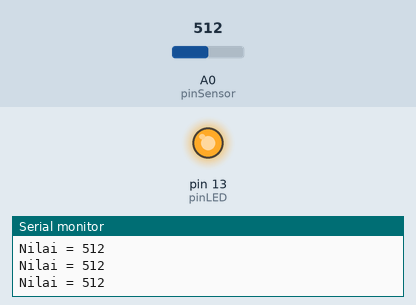
The sketch below on a simulated Arduino Uno, built with avr-gcc and run on an emulated ATmega328P. Shown: output pins drawn as LEDs (lit = HIGH), the last lines printed to the serial monitor. The inputs (shaded band) are chosen by the test bench; at power-on: A0 (pinSensor) = 512.

Above: at 1.2 s.
1.3 s: A0 (pinSensor) set to 110
2.8 s: A0 (pinSensor) set to 91
At 3.1 s:
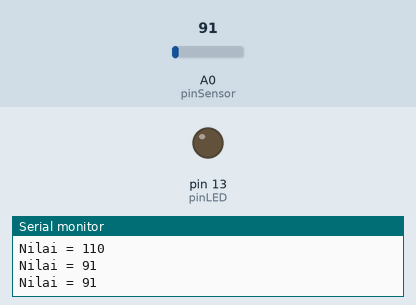
4.3 s: A0 (pinSensor) set to 122
At 5.6 s:
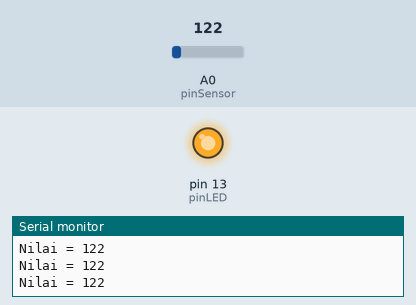
5.9 s: A0 (pinSensor) set to 90
At 6.9 s:
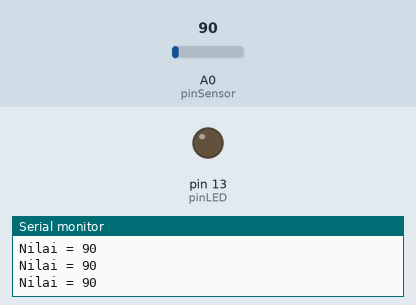
Timing chart, 0 to 8.5 s (numbered marks = the images above; inputs shaded):
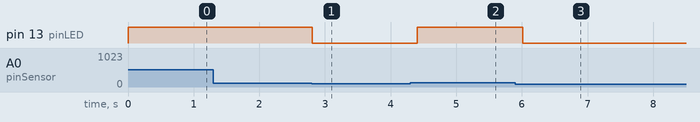

Measured:
- the behaviour switches between 101 and 100 on A0 (pinSensor) (found by bisection; images 0 and 1)
- after the input at 2.8 s, pin 13 (pinLED): HIGH → LOW at once
- after the input at 4.3 s, pin 13 (pinLED): LOW → HIGH after 0.11 s
- after the input at 5.9 s, pin 13 (pinLED): HIGH → LOW after 0.11 s

The sketch:

Sensor_Flame.ino
```cpp
int pinSensor = A0;
int pinLED = 13;
int nilaiSensor = 0;
void setup() {
  Serial.begin(9600);
  pinMode(pinLED, OUTPUT);
}

void loop() {
  nilaiSensor = analogRead(pinSensor);
  Serial.print("Nilai = ");
  Serial.println(nilaiSensor);
  if (nilaiSensor > 100){
    digitalWrite(pinLED, HIGH);
  }
  else {
    digitalWrite(pinLED, LOW);
  }
  delay(200);
}
```
